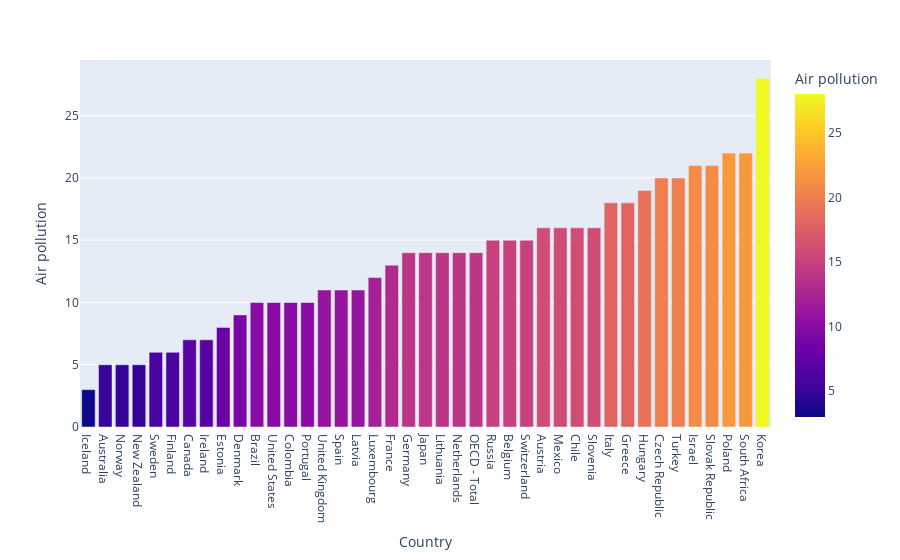

Write notebook code for a chart like this one.
### Code cell
px.bar(environmental_quality.sort_values('Air pollution'), 
       x='Country', 
       y='Air pollution', 
       color='Air pollution')

### Figure 1 — Plotly figure (JSON) as saved in the notebook; plotly's stock layout.template omitted (floating-point values rounded to 4 significant figures)
{"data": [{"alignmentgroup": "True", "hovertemplate": "Country=%{x}<br>Air pollution=%{marker.color}<extra></extra>", "legendgroup": "", "marker": {"color": [3, 5, 5, 5, 6, 6, 7, 7, 8, 9, 10, 10, 10, 10, 11, 11, 11, 12, 13, 14, 14, 14, 14, 14, 15, 15, 15, 16, 16, 16, 16, 18, 18, 19, 20, 20, 21, 21, 22, 22, 28], "coloraxis": "coloraxis", "pattern": {"shape": ""}}, "name": "", "offsetgroup": "", "orientation": "v", "showlegend": false, "textposition": "auto", "type": "bar", "x": ["Iceland", "Australia", "Norway", "New Zealand", "Sweden", "Finland", "Canada", "Ireland", "Estonia", "Denmark", "Brazil", "United States", "Colombia", "Portugal", "United Kingdom", "Spain", "Latvia", "Luxembourg", "France", "Germany", "Japan", "Lithuania", "Netherlands", "OECD - Total", "Russia", "Belgium", "Switzerland", "Austria", "Mexico", "Chile", "Slovenia", "Italy", "Greece", "Hungary", "Czech Republic", "Turkey", "Israel", "Slovak Republic", "Poland", "South Africa", "Korea"], "xaxis": "x", "y": [3, 5, 5, 5, 6, 6, 7, 7, 8, 9, 10, 10, 10, 10, 11, 11, 11, 12, 13, 14, 14, 14, 14, 14, 15, 15, 15, 16, 16, 16, 16, 18, 18, 19, 20, 20, 21, 21, 22, 22, 28], "yaxis": "y"}], "layout": {"autosize": true, "barmode": "relative", "coloraxis": {"colorbar": {"title": {"text": "Air pollution"}}, "colorscale": [[0, "#0d0887"], [0.1111, "#46039f"], [0.2222, "#7201a8"], [0.3333, "#9c179e"], [0.4444, "#bd3786"], [0.5556, "#d8576b"], [0.6667, "#ed7953"], [0.7778, "#fb9f3a"], [0.8889, "#fdca26"], [1, "#f0f921"]]}, "legend": {"tracegroupgap": 0}, "margin": {"t": 60}, "xaxis": {"anchor": "y", "autorange": true, "domain": [0, 1], "range": [-0.5, 40.5], "title": {"text": "Country"}, "type": "category"}, "yaxis": {"anchor": "x", "autorange": true, "domain": [0, 1], "range": [0, 29.47], "title": {"text": "Air pollution"}, "type": "linear"}}}
